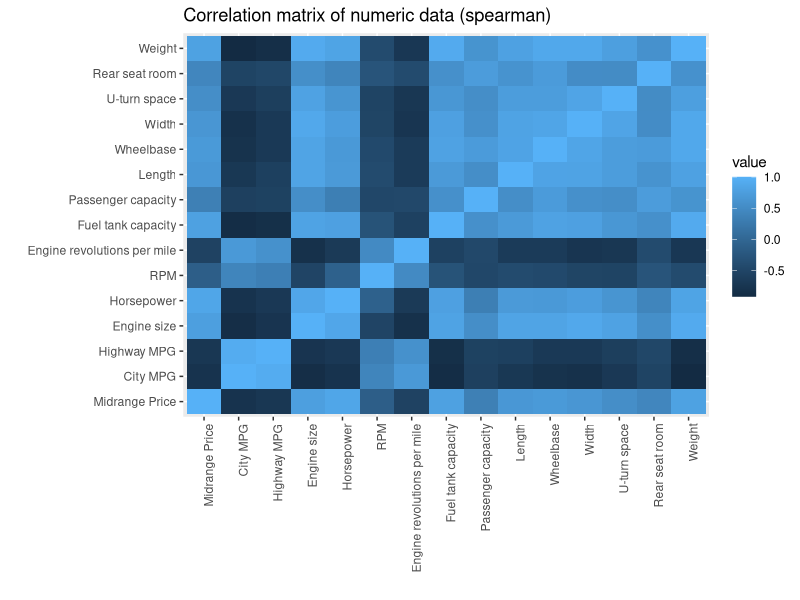
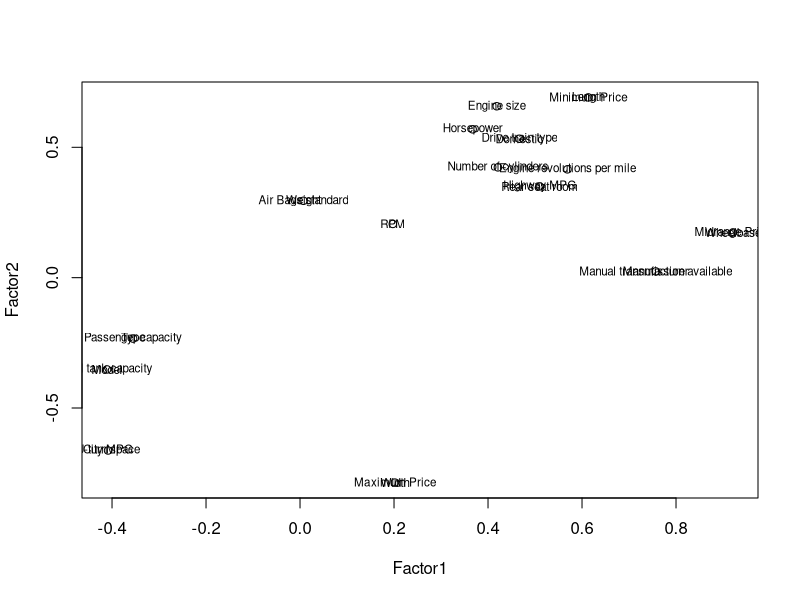
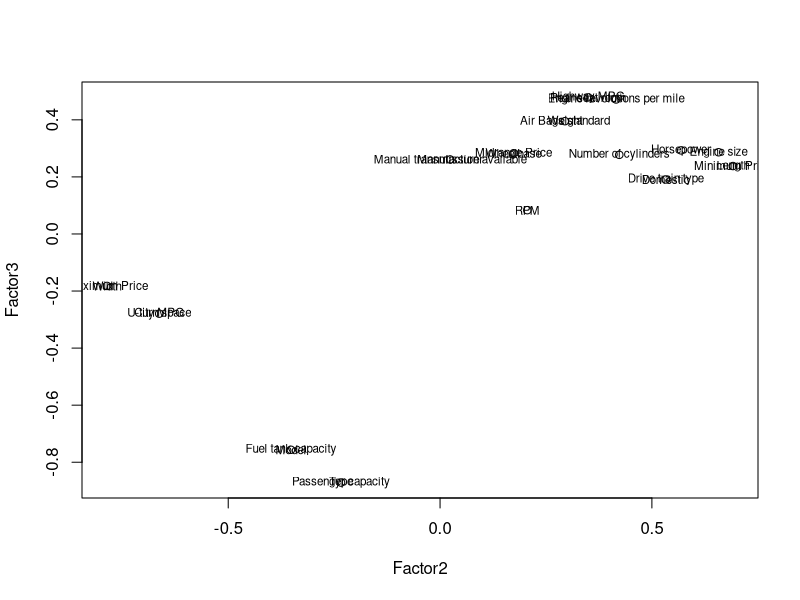
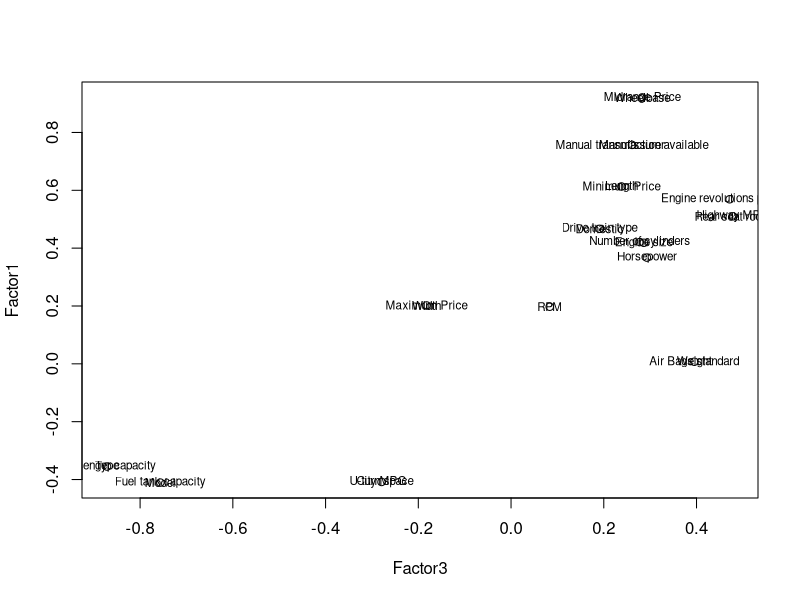

The R script that drew these images, in order: (Note: this script raises an error after producing the figures.)
## factor analysis
## principal components v factor analysis
# http://support.minitab.com/en-us/minitab/17/topic-library/modeling-statistics/multivariate/principal-components-and-factor-analysis/differences-between-pca-and-factor-analysis/

setwd(dir = "~/Desktop/Google Drive/SDSU/DA-Exam-2017/")

# ggplot2 examples
library(readr)
library(dplyr)
options(dplyr.width = Inf)

library(ggplot2) 

df <- read_csv(file = "df.csv")

glimpse(df)
rownames(df) <- paste(df$Manufacturer, df$Model)

## interesting fact: 1995 Mazda RX-7 doesn't have a conventional piston engine; It has two rotational things that act like a 6-cylinder engine.
sum(df$`Number of cylinders` == ".")
df[57, "Number of cylinders"] <- NA

## Chevy Corvette and Mazda RX-7 have NA for Rear seat room; no rear seats
df$`Rear seat room` <- as.numeric(df$`Rear seat room`)
df[is.na(df$`Rear seat room`),]

# create factors with value labels 
df$`Number of cylinders` <- factor(df$`Number of cylinders`, levels=c("3","4","5","6","8"),
                                   labels=sapply(c("3","4","5","6","8"), function(x) paste(x, "cylinders"))) 

df$`Drive train type` <- factor(df$`Drive train type`, levels=c(0, 1, 2),
                                labels=c("rear wheel drive", "front wheel drive", "all wheel drive"))


df$`Manual transmission available` <- factor(df$`Manual transmission available`, levels=c(0, 1),
                                             labels=c("No", "Yes")) 

df$`Type` <- as.factor(df$Type)

df$`Air Bags standard` <- factor(df$`Air Bags standard`, levels=c(0, 1, 2),
                                 labels=c("None","Driver only","Driver & passenger")) 


df$Domestic <- factor(df$Domestic, levels = c(0, 1), 
                      labels = c("non-US", "US"))


# Maximum Likelihood Factor Analysis
# entering raw data and extracting 3 factors, 
# with varimax rotation 
numericdata <- sapply(df, is.numeric)
numericdata[c(4,6)] <- FALSE ## omitting Minimum Price and Maximum Price
df[, numericdata]


library(reshape2)
correlations <- cor(na.omit(df[,numericdata]), method = "spearman")
qplot(x=Var1, y=Var2, data=melt(correlations), fill=value, geom="tile",
      xlab = "", ylab = "", main = "Correlation matrix of numeric data (spearman)") + theme(axis.text.x = element_text(angle = 90, hjust = 1))



## attempted 5, then 4 loadings, but 3 seems sufficient!
fit <- factanal(x = na.omit(df[, numericdata]), factors = 5, rotation="varimax", scores = "regression")
print(fit, digits=2, cutoff=.3, sort=TRUE)
# plot factor 1 by factor 2 
loads12 <- fit$loadings[,1:2] 
loads23 <- fit$loadings[,2:3] 
loads31 <- fit$loadings[,c(3,1)]


plot(loads12, type="p") # set up plot 
text(loads12,labels=colnames(df),cex=.7) # add variable names

plot(loads23, type="p") # set up plot 
text(loads23,labels=colnames(df),cex=.7) # add variable names

plot(loads31, type="p") # set up plot 
text(loads31,labels=colnames(df),cex=.7) # add variable names





autoplot(object = fit, data = na.omit(df[, numericdata]))



qplot(x = `Factor1`, y = `Factor3`, data = data.frame(fit$scores), 
      main = "Factors")


qplot(x = `Factor1`, y = `Factor2`, data = data.frame(fit$scores), 
      main = "Factors")


